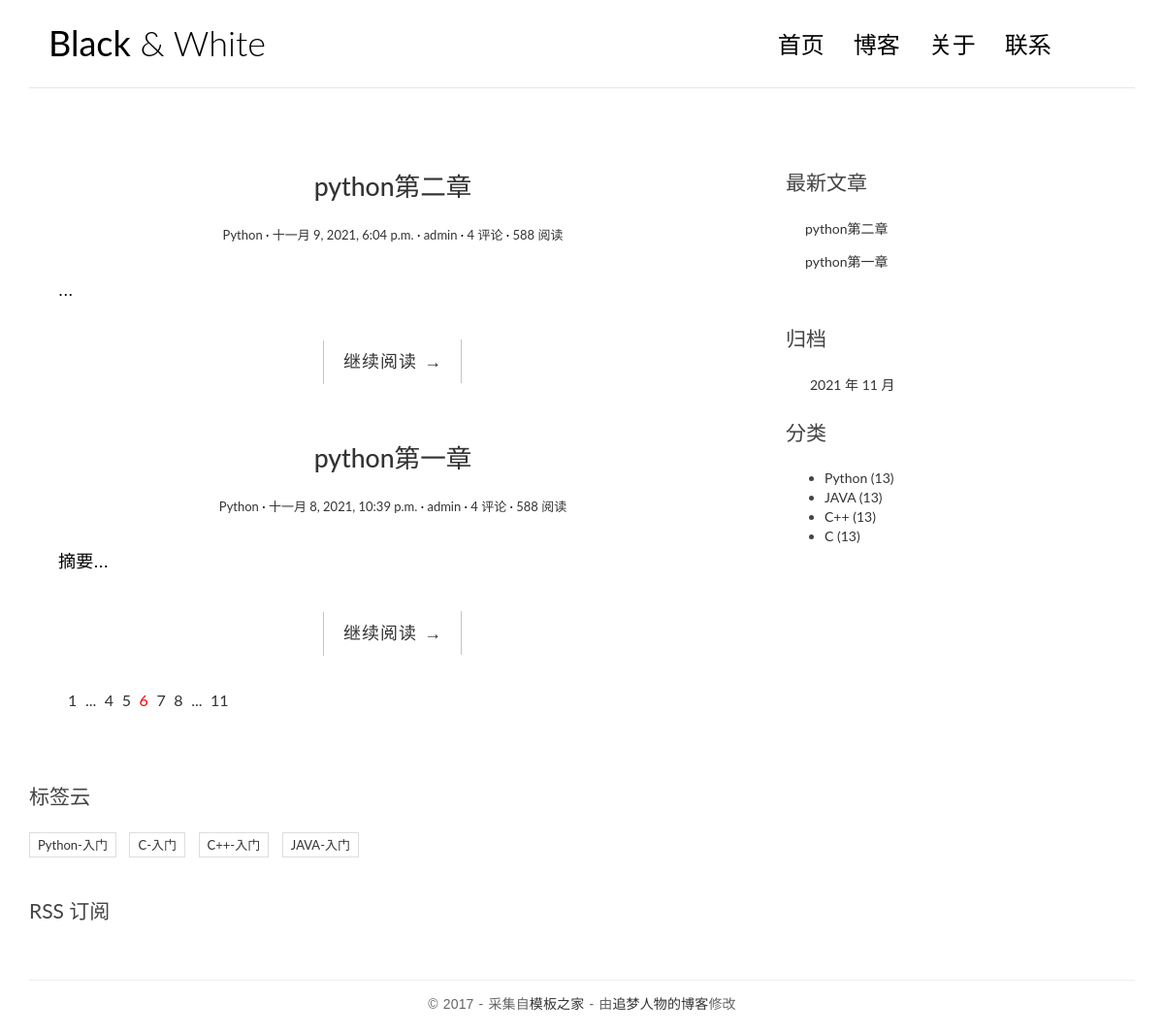
The page / on the database its author committed.
### apps/blog_2/models.py (models this page shows, shortened)
class BaseModel(models.Model):
    create_time = models.DateTimeField(default=datetime.now,
                                       verbose_name="添加时间")
    update_time = models.DateTimeField(auto_now=True,
                                       verbose_name='更新时间')  # 最后更新时间
    class Meta:
        abstract = True

class Post(BaseModel):
    title = models.CharField(max_length=70, verbose_name='文章标题')
    body = models.TextField(verbose_name='文章正文')
    excerpt = models.CharField(max_length=200, blank=True, verbose_name='正文内容')
    category = models.ForeignKey(Category, on_delete=models.CASCADE,
                                 verbose_name='文章所属分类')
    tags = models.ManyToManyField(Tag, blank=True, verbose_name='文章所属标签')
    author = models.ForeignKey(User, on_delete=models.CASCADE,
                               verbose_name='作者')
    class Meta:
        verbose_name = '文章'
        verbose_name_plural = verbose_name
    def get_absolute_url(self):
        print('*' * 10)
        print(self.pk)
        return reverse('blog_2:detail', kwargs={'pk': self.pk})

class Category(BaseModel):
    name = models.CharField(max_length=100, verbose_name='分类名称')
    class Meta:
        verbose_name = '分类'
        verbose_name_plural = verbose_name

class Tag(BaseModel):
    name = models.CharField(max_length=100, verbose_name='标签名称')
    class Meta:
        verbose_name = '标签'
        verbose_name_plural = verbose_name

### apps/blog_2/views.py (the view)
# urls.py: path('', views.index, name='index'),
def index(request):
    post_list = Post.objects.all().order_by('-create_time')
    print(len(post_list))
    return render(request, 'blog1/index.html',
                  context={'post_list': post_list})

### apps/blog_2/templatetags/blog_extras.py (called while the page is built)
@register.inclusion_tag('blog1/inclusions/_recent_posts.html',
                        takes_context=True)
def show_recent_posts(context, num=5):
    return {
        'recent_post_list': Post.objects.all().order_by('-create_time')[:num],
    }

@register.inclusion_tag('blog1/inclusions/_archives.html', takes_context=True)
def show_archives(context):
    return {
        'date_list': Post.objects.dates('create_time', 'month', order='DESC'),
    }

@register.inclusion_tag('blog1/inclusions/_categories.html',
                        takes_context=True)
def show_categories(context):
    return {
        'category_list': Category.objects.all(),
    }

@register.inclusion_tag('blog1/inclusions/_tags.html', takes_context=True)
def show_tags(context):
    return {
        'tag_list': Tag.objects.all(),
    }

### templates/blog1/index.html (shortened to what this page needs)
{% load static %}
{%load blog_extras%}
<!DOCTYPE html>
<html>
<head>
    <link rel="stylesheet"
          href="http://code.ionicframework.com/ionicons/2.0.1/css/ionicons.min.css">
    <link rel="stylesheet" href="{% static 'css/bootstrap.min.css' %}">
    <link rel="stylesheet" href="{% static 'css/pace.css' %}">
    <link rel="stylesheet" href="{% static 'css/custom.css' %}">
</head>
<body>
<div class="container">
    <header id="site-header">
        <div class="row">
            <div class="col-md-4 col-sm-5 col-xs-8">
                <div class="logo">
                    <h1><a href="index.html"><b>Black</b> &amp; White</a></h1>
                </div>
            </div>
            <div class="col-md-8 col-sm-7 col-xs-4">
                <nav class="main-nav" role="navigation">
                    <div class="collapse navbar-collapse" id="bs-example-navbar-collapse-1">
                        <ul class="nav navbar-nav navbar-right">
                            <li class="cl-effect-11"><a href="index.html" data-hover="首页">首页</a></li>
                            <li class="cl-effect-11"><a href="full-width.html" data-hover="博客">博客</a></li>
                            <li class="cl-effect-11"><a href="about.html" data-hover="关于">关于</a></li>
                            <li class="cl-effect-11"><a href="contact.html" data-hover="联系">联系</a></li>
                        </ul>
                    </div>
                </nav>
            </div>
        </div>
    </header>
</div>
<div class="content-body">
    <div class="container">
        <div class="row">
            <main class="col-md-8">
                {% for post in post_list %}
                <article class="post post-{{ post.pk }}">
                    <header class="entry-header">
                        <h1 class="entry-title">
                            <a href="{{ post.get_absolute_url }}">{{ post.title }}</a>
                        </h1>
                        <div class="entry-meta">
                            <span class="post-category"><a href="#">{{ post.category.name }}</a></span>
                            <span class="post-date"><a href="#"><time class="entry-date"
                                                                      datetime="{{ post.create_time }}">{{ post.create_time }}</time></a></span>
                            <span class="post-author"><a href="#">{{ post.author }}</a></span>
                            <span class="comments-link"><a href="#">4 评论</a></span>
                            <span class="views-count"><a href="#">588 阅读</a></span>
                        </div>
                    </header>
                    <div class="entry-content clearfix">
                        <p>{{ post.excerpt }}...</p>
                        <div class="read-more cl-effect-14">
                            <a href="{{ post.get_absolute_url }}" class="more-link">继续阅读 <span class="meta-nav">→</span></a>
                        </div>
                    </div>
                </article>
                {% empty %}
                    <div class="no-post">暂时还没有发布的文章！</div>
                {% endfor %}
                <div class="pagination">
                    <ul>
                        <li><a href="">1</a></li>
                        <li><a href="">...</a></li>
                        <li><a href="">4</a></li>
                        <li><a href="">5</a></li>
                        <li class="current"><a href="">6</a></li>
                        <li><a href="">7</a></li>
                        <li><a href="">8</a></li>
                        <li><a href="">...</a></li>
                        <li><a href="">11</a></li>
                    </ul>
                </div>
            </main>
            <aside class="col-md-4">
                  {% show_recent_posts %}
                  {% show_archives %}
                  {% show_categories %}
                  {% show_tags %}
                <div class="rss">
                    <a href=""> RSS 订阅</a>
                </div>
        </div>
    </div>
<footer id="site-footer">
    <div class="container">
        <div class="row">
            <div class="col-md-12">
                <p class="copyright">&copy 2017 - 采集自<a href="http://www.cssmoban.com/"
                                                        target="_blank" title="模板之家">模板之家</a>
                    - 由<a href="http://zmrenwu.com/" title="网页模板" target="_blank">追梦人物的博客</a>修改
                </p>
            </div>
        </div>
    </div>
</footer>
</body>
</html>
</body>
</html>

### templates/blog1/inclusions/_recent_posts.html
<div class="widget widget-recent-posts">
  <h3 class="widget-title">最新文章</h3>
  <ul>
    {% for post in recent_post_list %}
      <li>
        <a href="{{ post.get_absolute_url }}">{{ post.title }}</a>
      </li>
    {% empty %}
      暂无文章！
    {% endfor %}
  </ul>
</div>

### templates/blog1/inclusions/_archives.html
<div class="widget widget-archives">
  <h3 class="widget-title">归档</h3>
  <ul>
    {% for date in date_list %}
      <li>
        <a href="{% url 'blog_2:archive' date.year date.month %}">{{ date.year }} 年 {{ date.month }} 月</a>
      </li>
    {% empty %}
      暂无归档！
    {% endfor %}
  </ul>
</div

### templates/blog1/inclusions/_categories.html
<div class="widget widget-category">
  <h3 class="widget-title">分类</h3>
  <ul>
    {% for category in category_list %}
      <li>
        <a href="{% url 'blog_2:category' category.pk %}">{{ category.name }} <span class="post-count">(13)</span></a>
      </li>
    {% empty %}
      暂无分类！
    {% endfor %}
  </ul>
</div>

### templates/blog1/inclusions/_tags.html
<div class="widget widget-tag-cloud">
  <h3 class="widget-title">标签云</h3>
  <ul>
    {% for tag in tag_list %}
      <li>
        <a href="{% url 'blog_2:tag' tag.pk %}">{{ tag.name }}</a>
      </li>
    {% empty %}
      暂无标签！
    {% endfor %}
  </ul>
</div>

### static/css/custom.css (style rules this page uses)
* { outline: none; }
h1, h2, h3, h4, h5, h6 { margin-top: 0; }
b { font-weight: 400; }
a { color: #333; }
body { color: #444; font-family: 'Lato', sans-serif; }
p { font-family: 'Ubuntu', sans-serif; font-weight: 400; word-spacing: 1px; letter-spacing: 0.01em; }
#site-header { background-color: #FFF; padding: 25px 20px; margin-bottom: 40px; border-bottom: 1px solid #e7e7e7; }
.logo h1 a { color: #000; }
.logo h1 { margin: 0; font-family: 'Lato', sans-serif; font-weight: 300; }
.main-nav { margin-top: 11px; max-width: 95%; }
.main-nav a { color: #000000 !important; padding: 0 0 5px 0 !important; margin-right: 30px; font-family: 'Lato', sans-serif; font-weight: 300; font-size: 24px; }
.cl-effect-11 a { padding: 10px 0; color: #0972b4; text-shadow: none; }
.cl-effect-11 a::before { position: absolute; top: 0; left: 0; overflow: hidden; padding: 0 0 5px 0 !important; max-width: 0; border-bottom: 1px solid #000; color: #000; content: attr(data-hover); white-space: nowrap; -webkit-transition: max-width 0.5s; -moz-transition: max-width 0.5s; transition: max-width 0.5s; }
.content-body { padding-bottom: 4em; }
.post { background: #fff; padding: 30px 30px 0; }
.entry-title { text-align: center; font-size: 1.9em; margin-bottom: 20px; line-height: 1.6; padding: 10px 20px 0; }
.entry-meta { text-align: center; color: #DDDDDD; font-size: 13px; margin-bottom: 30px; }
.entry-content { font-size: 18px; line-height: 1.9; font-weight: 300; color: #000; }
.post-category::after, .post-date::after, .post-author::after, .comments-link::after { content: ' ·'; color: #000; }
.read-more { font-family: 'Ubuntu', sans-serif; font-weight: 400; word-spacing: 1px; letter-spacing: 0.01em; text-align: center; margin-top: 20px; }
.cl-effect-14 a { padding: 0 20px; height: 45px; line-height: 45px; position: relative; display: inline-block; margin: 15px 25px; letter-spacing: 1px; font-weight: 400; text-shadow: 0 0 1px rgba(255, 255, 255, 0.3); }
.cl-effect-14 a::before, .cl-effect-14 a::after { position: absolute; width: 45px; height: 1px; background: #C3C3C3; content: ''; -webkit-transition: all 0.3s; -moz-transition: all 0.3s; transition: all 0.3s; pointer-events: none; }
.cl-effect-14 a::before { top: 0; left: 0; -webkit-transform: rotate(90deg); -moz-transform: rotate(90deg); transform: rotate(90deg); -webkit-transform-origin: 0 0; -moz-transform-origin: 0 0; transform-origin: 0 0; }
.cl-effect-14 a::after { right: 0; bottom: 0; -webkit-transform: rotate(90deg); -moz-transform: rotate(90deg); transform: rotate(90deg); -webkit-transform-origin: 100% 0; -moz-transform-origin: 100% 0; transform-origin: 100% 0; }
.widget { background: #fff; padding: 30px 0 0; }
.widget-title { font-size: 1.5em; margin-bottom: 20px; line-height: 1.6; padding: 10px 0 0; font-weight: 400; }
.widget-recent-posts ul { padding: 0; margin: 0; padding-left: 20px; }
.widget-recent-posts ul li { list-style-type: none; position: relative; line-height: 170%; margin-bottom: 10px; }
.widget-recent-posts ul li::before { content: '\f3d3'; font-family: "Ionicons"; position: absolute; left: -17px; top: 3px; font-size: 16px; color: #000; }
.widget-archives ul { padding: 0; margin: 0; padding-left: 25px; }
.widget-archives ul li { list-style-type: none; position: relative; line-height: 170%; margin-bottom: 10px; }
.widget-archives ul li::before { content: '\f3f3'; font-family: "Ionicons"; position: absolute; left: -25px; top: 1px; font-size: 16px; color: #000; }
.widget-tag-cloud ul { padding: 0; margin: 0; margin-right: -10px; }
.widget-tag-cloud ul li { list-style-type: none; font-size: 13px; display: inline-block; margin-right: 10px; margin-bottom: 10px; padding: 3px 8px; border: 1px solid #ddd; }
.rss { font-size: 21px; margin-top: 30px; }
.rss a { color: #444; }
#site-footer { padding-top: 10px; padding: 0 0 1.5em 0; }
.copyright { text-align: center; padding-top: 1em; margin: 0; border-top: 1px solid #eee; color: #666; }
.pagination ul { list-style: none; }
.pagination ul li { display: inline-block; font-size: 16px; margin-right: 5px; }
.current a { color: red; }

### rows shown on the page
Post: title "python第二章", category.name "Python", create_time "十一月 9, 2021, 6:04 p.m.", author "admin"
Post: title "python第一章", category.name "Python", create_time "十一月 8, 2021, 10:39 p.m.", author "admin", excerpt "摘要"
Category: name "Python"
Category: name "JAVA"
Category: name "C++"
Category: name "C"
Tag: name "Python-入门"
Tag: name "C-入门"
Tag: name "C++-入门"
Tag: name "JAVA-入门"

### other values the page prints
{{ date.year }} "2021"
{{ date.month }} "11"
